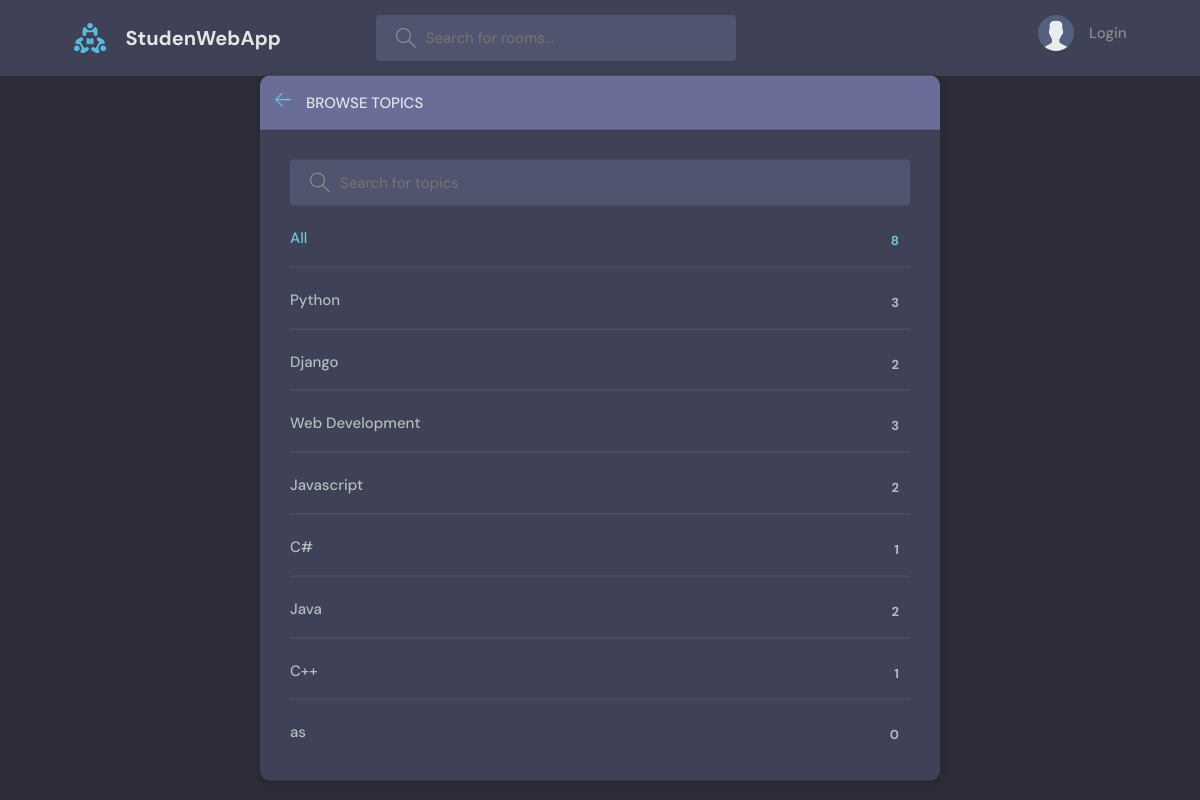
Before: /topics/ with the older database file.
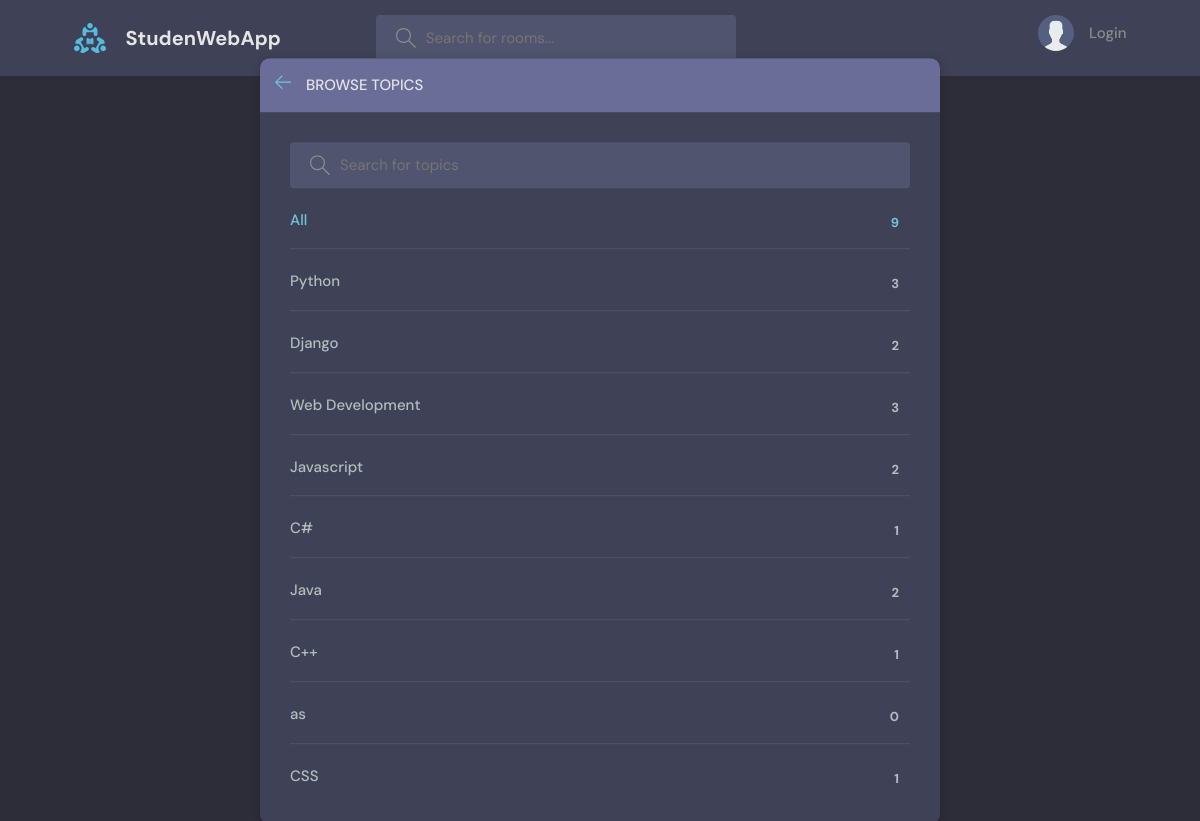
After: the same page with the newer database file.
### base/models.py (models this page shows, shortened)
class Topic(models.Model):
    name = models.CharField(max_length=200)

### base/views.py (the view)
# urls.py: path('topics/', views.topics, name='topics'),
def topics(request):
    q = request.GET.get('q') if request.GET.get('q') != None else ''
    topics = Topic.objects.filter(name__icontains = q)#!Fix bug of scrolling
    return render(request, 'base/topics.html', {'topics':topics})

### base/templates/base/topics.html (shortened to what this page needs)
{% extends 'layout.html' %}
{% block mainBlock %}
  <main class="create-room layout">
    <div class="container">
      <div class="layout__box">
        <div class="layout__boxHeader">
          <div class="layout__boxTitle">
            <a href="{% url 'home' %}">
              <svg version="1.1" xmlns="http://www.w3.org/2000/svg" width="32" height="32" viewBox="0 0 32 32">
                <title>arrow-left</title>
                <path
                  d="M13.723 2.286l-13.723 13.714 13.719 13.714 1.616-1.611-10.96-10.96h27.625v-2.286h-27.625l10.965-10.965-1.616-1.607z"
                ></path>
              </svg>
            </a>
            <h3>Browse Topics</h3>
          </div>
        </div>
        <div class="topics-page layout__body">
          <form action="" method = 'get' class="header__search">
            <label>
              <input name="q" placeholder="Search for topics" />
            </label>
          </form>
          <ul class="topics__list">
            <li>
              <a href="{% url 'topics' %}" class="active">All <span>{{ topics.count }}</span></a>
            </li>
            {% for topic in topics %}
            <li>
              <a href="{% url 'home' %}?q={{ topic.name }}">{{ topic.name }} <span>{{ topic.room_set.all.count }}</span></a>
            </li>
            {% endfor %}
          </ul>
        </div>
      </div>
    </div>
  </main>
{% endblock mainBlock %}

Changed rows visible on the page:
added Topic: name "CSS", room_set.all.count "1"
Other visible differences:
{{ topics.count }}: "8" → "9"
